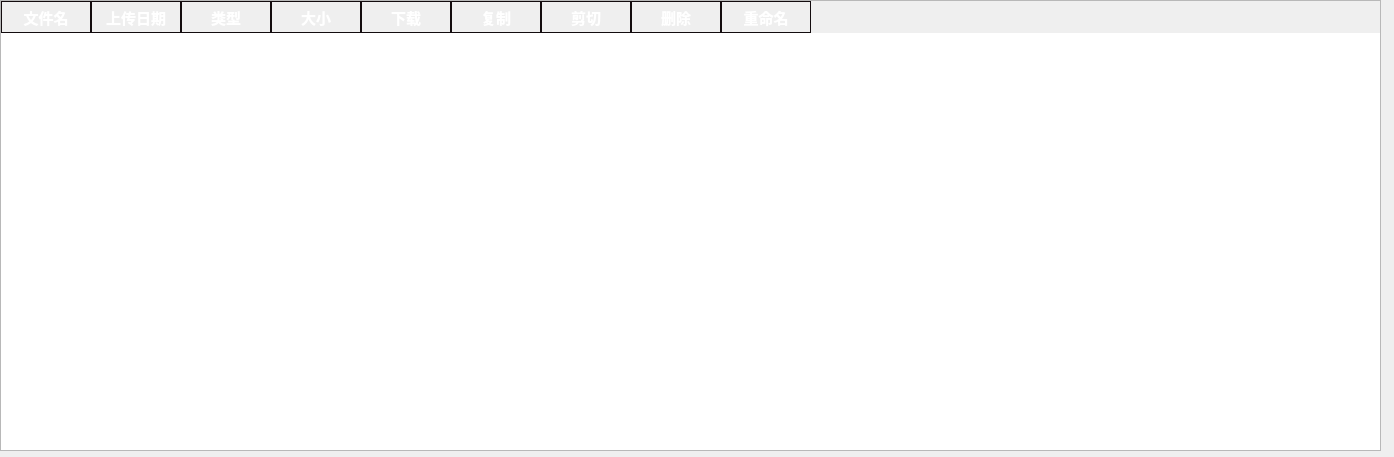
<?xml version="1.0" encoding="UTF-8"?>
<ui version="4.0">
 <class>Form</class>
 <widget class="QWidget" name="Form">
  <property name="enabled">
   <bool>true</bool>
  </property>
  <property name="geometry">
   <rect>
    <x>0</x>
    <y>0</y>
    <width>1394</width>
    <height>457</height>
   </rect>
  </property>
  <property name="windowTitle">
   <string>Form</string>
  </property>
  <widget class="QTableWidget" name="tableWidget">
   <property name="geometry">
    <rect>
     <x>0</x>
     <y>0</y>
     <width>1381</width>
     <height>451</height>
    </rect>
   </property>
   <property name="styleSheet">
    <string notr="true">/*表格的一种美化方式*/


    QHeaderView::section
{
    font-size:15px;
    font-family:&quot;Microsoft YaHei&quot;;
    text-align:left;
    min-height:30px;
    max-height:49px;
    margin-left:0px;
    padding-left:0px;
	border:1px solid #130c0e ;
	font:Bold;
	color:white;
	background-color:&quot;#426ab3&quot;;

}/*
QBrush
{
color:red;
}

QHeaderView::section
{
    font-size:20px;
    font-family:&quot;Microsoft YaHei&quot;;
    color:#FFFFFF;
    text-align:left;
    min-height:49px;
    max-height:49px;
    margin-left:0px;
    padding-left:0px;
}*/

/*background:#FFFFFF;
QTableWidget
{
    border:none;
    font-size:20px;
    font-family:&quot;Microsoft YaHei&quot;;
    color:rgb(25,35,45);
}


QTableWidget::item
{
    border-bottom:1px solid #EEF1F7 ;
	color:rgb(25,35,45);
}*/
/*
QTableWidget::item::selected
{
    color:#45b97c;
}
*/

QScrollBar::handle:vertical
{
    background: rgba(255,255,255,20%);
    border: 0px solid grey;
    border-radius:3px;
    width: 8px;
}

QScrollBar::add-page:vertical, QScrollBar::sub-page:vertical
{
    background:rgba(255,255,255,10%);
}


QScollBar::add-line:vertical, QScrollBar::sub-line:vertical
{
    background:transparent;
}
</string>
   </property>
   <property name="editTriggers">
    <set>QAbstractItemView::NoEditTriggers</set>
   </property>
   <property name="selectionBehavior">
    <enum>QAbstractItemView::SelectRows</enum>
   </property>
   <attribute name="horizontalHeaderCascadingSectionResizes">
    <bool>false</bool>
   </attribute>
   <attribute name="horizontalHeaderDefaultSectionSize">
    <number>90</number>
   </attribute>
   <attribute name="verticalHeaderVisible">
    <bool>false</bool>
   </attribute>
   <attribute name="verticalHeaderCascadingSectionResizes">
    <bool>false</bool>
   </attribute>
   <column>
    <property name="text">
     <string>文件名</string>
    </property>
   </column>
   <column>
    <property name="text">
     <string>上传日期</string>
    </property>
   </column>
   <column>
    <property name="text">
     <string>类型</string>
    </property>
   </column>
   <column>
    <property name="text">
     <string>大小</string>
    </property>
   </column>
   <column>
    <property name="text">
     <string>下载</string>
    </property>
   </column>
   <column>
    <property name="text">
     <string>复制</string>
    </property>
   </column>
   <column>
    <property name="text">
     <string>剪切</string>
    </property>
   </column>
   <column>
    <property name="text">
     <string>删除</string>
    </property>
   </column>
   <column>
    <property name="text">
     <string>重命名</string>
    </property>
   </column>
  </widget>
 </widget>
 <resources/>
 <connections/>
</ui>
